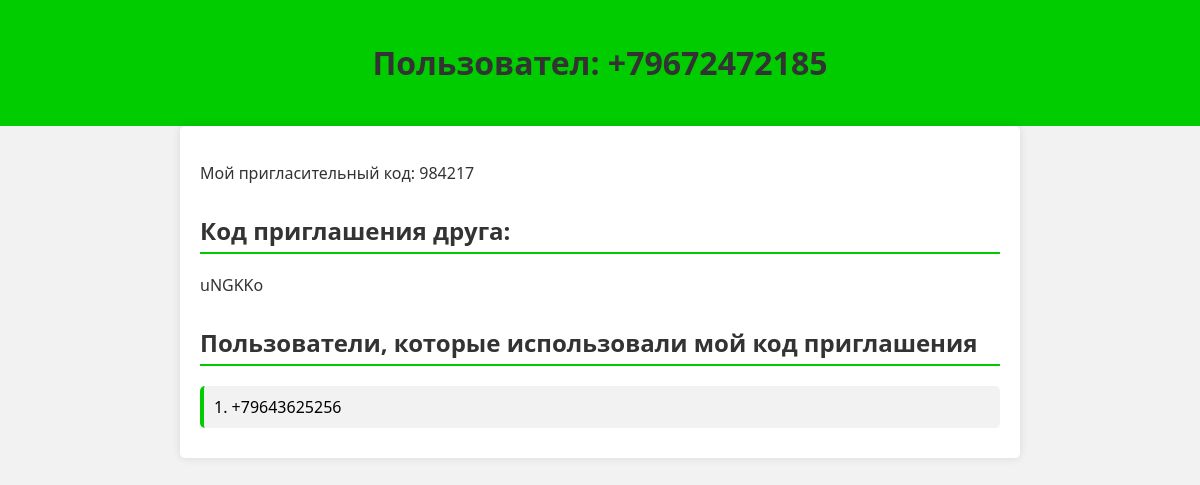
/my-page/ (signed in), run on the app's committed database.
### user_verification/models.py (models this page shows, shortened)
class CustomUser(AbstractBaseUser, PermissionsMixin):
    phone_number = models.CharField(max_length=20, unique=True)
    my_invite_code = models.ForeignKey('InviteCode', on_delete=models.SET_NULL, related_name='my_invite', null=True, blank=True)
    friend_invite_code = models.ForeignKey('InviteCode', on_delete=models.SET_NULL, related_name='friend_invite', null=True, blank=True)
    is_verified = models.BooleanField(default=False)
    objects = CustomUserManager()
    USERNAME_FIELD = 'phone_number'
    REQUIRED_FIELDS = []
    groups = models.ManyToManyField(
        'auth.Group',
        related_name='custom_users',  # Added related_name
        blank=True,
        help_text='The groups this user belongs to.'
    )
    user_permissions = models.ManyToManyField(
        'auth.Permission',
        related_name='custom_users',  # Added related_name
        blank=True,
        help_text='Specific permissions for this user.'
    )

class InviteCode(models.Model):
    invite_code = models.CharField(max_length=6, unique=True)
    def __str__(self):
        return self.invite_code

### user_verification/views.py (the view)
# urls.py: path('my-page/', MyPageView.as_view(), name='my-page'),
class MyPageView(APIView):
    def get(self, request):
        phone_number = request.session.get('phone_number')
        try:
            user = CustomUser.objects.get(phone_number=phone_number)
        except CustomUser.DoesNotExist:
            return render(request, 'user_verification/error.html', {'error': 'Пользователь не найден'})
        if user.is_verified:
            friends = CustomUser.objects.filter(friend_invite_code=user.my_invite_code)
            context = {
                'user': user,
                'friends': friends
            }
            return render(request, 'user_verification/my_page.html', context)
        else:
            return render(request, 'user_verification/error.html', {'error': 'Пользователь не проверен'})

### user_verification/templates/user_verification/my_page.html (shortened to what this page needs)
<!DOCTYPE html>
<html>
<head>
</head>
<body>
    <header>
        <h1>Пользовател: {{ user.phone_number }}</h1>
    </header>
    <div class="container">
        <p>Мой пригласительный код: {{ user.my_invite_code }}</p>
        <h2>Код приглашения друга:</h2>
        {% if user.friend_invite_code %}
            <p>{{ user.friend_invite_code }}</p>
        {% else %}
            <form method="post" action="{% url 'verify-friend-invite' %}">
                {% csrf_token %}
                <input type="text" name="friend_invite_code" placeholder="Введите код приглашения друга" required>
                <button type="submit">Отправить</button>
            </form>
        {% endif %}
        <h2>Пользователи, которые использовали мой код приглашения</h2>
        <ul>
            {% for friend in friends %}
            <li>{{ forloop.counter }}. {{ friend.phone_number }}</li>
            {% endfor %}
        </ul>
    </div>
</body>
</html>

### user_verification/templates/user_verification/my_page.html (style rules this page uses)
body { font-family: 'Segoe UI', Tahoma, Geneva, Verdana, sans-serif; background-color: #f2f2f2; margin: 0; padding: 0; }
header { background-color: #00cc00; color: white; text-align: center; padding: 20px 0; }
.container { max-width: 800px; margin: 0 auto; padding: 20px; background-color: white; box-shadow: 0 0 10px rgba(0, 0, 0, 0.1); border-radius: 5px; }
h1, h2, p { color: #333; }
h2 { margin-top: 30px; border-bottom: 2px solid #00cc00; padding-bottom: 5px; }
ul { list-style-type: none; margin: 0; padding: 0; }
li { background-color: #f2f2f2; margin: 10px 0; padding: 10px; border-left: 4px solid #00cc00; border-radius: 5px; }

### data on the page
CustomUser: phone_number "+79672472185", my_invite_code "984217", friend_invite_code "uNGKKo"
CustomUser: phone_number "+79643625256"
